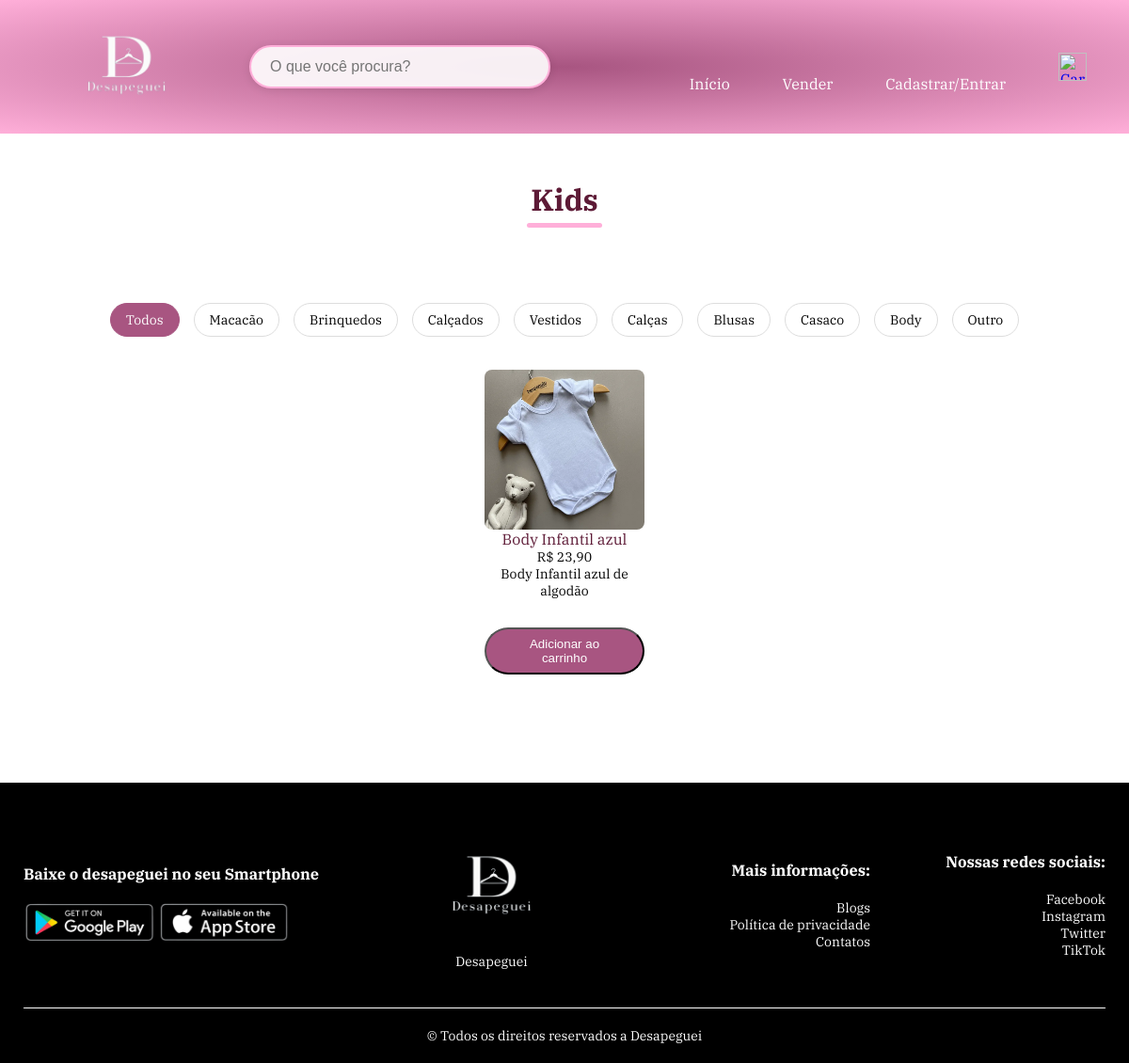
/categorias/kids.php, run on the app's committed database.
### tables this page shows
CREATE TABLE `anuncios` (
  `id` int(11) NOT NULL,
  `usuario_id` int(11) NOT NULL,
  `titulo` varchar(255) NOT NULL,
  `descricao` text NOT NULL,
  `estado` enum('novo','usado') NOT NULL,
  `categoria` varchar(50) NOT NULL,
  `preco` decimal(10,2) NOT NULL,
  `imagens` text DEFAULT NULL,
  `data_criacao` datetime DEFAULT current_timestamp(),
  `subcategoria` varchar(100) DEFAULT NULL
);

### categorias/kids.php (the view, shortened to what this page needs)
<?php
require_once __DIR__ . '/../php/conexao.php';
$categoria = 'kids';
$subcategoria = $_GET['subcategoria'] ?? '';
if ($subcategoria) {
    $stmt = $pdo->prepare("SELECT * FROM anuncios WHERE categoria = ? AND subcategoria = ?");
    $stmt->execute([$categoria, $subcategoria]);
} else {
    $stmt = $pdo->prepare("SELECT * FROM anuncios WHERE categoria = ?");
    $stmt->execute([$categoria]);
}
$anuncios = $stmt->fetchAll();
?>
<!DOCTYPE html>
<html lang="pt-br">
<head>
    <link rel="stylesheet" href="../assets/css/style.css" />
</head>
<body>
<div class="banner">
    <div class="container">
        <div class="navbar">
            <div class="logo">
                <a href="../index.php"><img src="../assets/img/logoTeste.png" alt="desapeguei" width="180"></a>
            </div>
            <form class="barra-pesquisa" action="../php/buscar.php" method="GET">
                    <input type="search" name="q" placeholder="O que você procura?">
            </form>
            <nav>
                <ul id="menuItens">
                    <li><a href="../index.php">Início</a></li>
                    <li><a href="../vender.php">Vender</a></li>
                    <?php if (isset($_SESSION['usuario'])): ?>
                        <li class="dropdown">
                            <a href="../php/minha_conta.php" class="dropbtn">Minha Conta</a>
                            <div class="dropdown-content">
                                <a href="../php/minha_loja.php">Minha Loja</a>
                                <a href="../php/logout.php">Sair</a>
                            </div>
                        </li>
                    <?php else: ?>
                        <li><a href="../cadastro.html">Cadastrar/Entrar</a></li>
                    <?php endif; ?>
                </ul>
            </nav>
            <a href="../php/carrinho.php" id="btnCarrinho">
                <img src="../assets/img/carrinho (2).png" alt="Carrinho" width="30px" height="30px">
            </a>
        </div>
    </div>
</div>
<div class="pagina-busca">
    <div class="container">
        <h1 class="titulo">Kids</h1>
        <div class="filtros">
            <a href="kids.php" class="btn-filtro <?= empty($_GET['subcategoria']) ? 'ativo' : '' ?>">Todos</a>
            <a href="kids.php?subcategoria=macacao" class="btn-filtro <?= ($_GET['subcategoria'] ?? '') === 'macacao' ? 'ativo' : '' ?>">Macacão</a>
            <a href="kids.php?subcategoria=brinquedos" class="btn-filtro <?= ($_GET['subcategoria'] ?? '') === 'brinquedos' ? 'ativo' : '' ?>">Brinquedos</a>
            <a href="kids.php?subcategoria=calcados_infantis" class="btn-filtro <?= ($_GET['subcategoria'] ?? '') === 'calcados_infantis' ? 'ativo' : '' ?>">Calçados</a>
            <a href="kids.php?subcategoria=vestido" class="btn-filtro <?= ($_GET['subcategoria'] ?? '') === 'vestido' ? 'ativo' : '' ?>">Vestidos</a>
            <a href="kids.php?subcategoria=calca" class="btn-filtro <?= ($_GET['subcategoria'] ?? '') === 'calca' ? 'ativo' : '' ?>">Calças</a>
            <a href="kids.php?subcategoria=blusa" class="btn-filtro <?= ($_GET['subcategoria'] ?? '') === 'blusa' ? 'ativo' : '' ?>">Blusas</a>
            <a href="kids.php?subcategoria=casaco" class="btn-filtro <?= ($_GET['subcategoria'] ?? '') === 'casaco' ? 'ativo' : '' ?>">Casaco</a>
            <a href="kids.php?subcategoria=body" class="btn-filtro <?= ($_GET['subcategoria'] ?? '') === 'body' ? 'ativo' : '' ?>">Body</a>
            <a href="kids.php?subcategoria=outro" class="btn-filtro <?= ($_GET['subcategoria'] ?? '') === 'outro' ? 'ativo' : '' ?>">Outro</a>
        </div>
        <div class="linha produtos-container">
            <?php if (count($anuncios) > 0): ?>
                <?php foreach ($anuncios as $anuncio): ?>
                    <?php
                        $imagens = explode(',', $anuncio['imagens']);
                        $imagem_principal = $imagens[0] ?? 'placeholder.png';
                    ?>
                    <div class="col-4 produto" onclick="window.location.href='../php/produto.php?id=<?= $anuncio['id'] ?>'">
                        <div class="produto-conteudo">
                            <img src="../uploads/<?= htmlspecialchars($imagem_principal) ?>" alt="<?= htmlspecialchars($anuncio['titulo']) ?>">
                            <h4><?= htmlspecialchars($anuncio['titulo']) ?></h4>
                            <p>R$ <?= number_format($anuncio['preco'], 2, ',', '.') ?></p>
                            <p><?= htmlspecialchars($anuncio['descricao']) ?></p>
                        </div>
                        <form action="../php/adicionar_carrinho.php" method="POST" class="form-adicionar" onclick="event.stopPropagation();">
                            <button type="submit" class="btn btn-adicionar-carrinho">Adicionar ao carrinho</button>
                        </form>
                    </div>
                <?php endforeach; ?>
            <?php endif; ?>
        </div>
    </div>
</div>
<footer class="rodape">
    <div class="container">
        <div class="linha">
            <div class="rodape-col-1">
                <h3>Baixe o desapeguei no seu Smartphone</h3>
                <div class="app-logo">
                    <img src="../assets/img/google.png" alt="">
                    <img src="../assets/img/apple.png" alt="">
                </div>
            </div>
            <div class="rodape-col-2">
                <img src="../assets/img/logoTeste.png" alt="">
                <p>Desapeguei</p>
            </div>
            <div class="rodape-col-3">
                <h3>Mais informações:</h3>
                <ul>
                    <li>Blogs</li>
                    <li>Política de privacidade</li>
                    <li>Contatos</li>
                </ul>
            </div>
            <div class="rodape-col-4">
                <h3>Nossas redes sociais:
</h3>
                <ul>
                    <li>Facebook</li>
                    <li>Instagram</li>
                    <li>Twitter</li>
                    <li>TikTok</li>
                </ul>
            </div>
        </div>
        <hr>
        <p class="direitos"> &#169; Todos os direitos reservados a Desapeguei </p>
    </div>
</footer>
</body>
</html>

### assets/css/style.css (style rules this page uses)
* { margin: 0; padding: 0; box-sizing: border-box; }
:root { --cor-padrao: #ffafd9; --cor-padrao-hover: #A85581; --cor-fonte: #fff; --cor-fonte-p: #555; --cor-btn: #A85581; --cor-btn-hover: #412c2c; --cor-btn-fonte: #000; --cor-fonte-corpo: #5D1A36; --cor-fonte-corpo-leve: #777; }
body { font-family: 'IBM Plex Serif', serif; }
.banner { background: radial-gradient(var(--cor-padrao-hover), var(--cor-padrao)); }
.container { max-width: 1300px; margin: auto; padding-right: 25px; padding-left: 25px; }
.navbar { display: flex; align-items: center; padding: 20px; }
nav { flex: 1; text-align: right; }
nav ul { display: inline-block; list-style-type: none; }
nav ul li { display: inline-block; margin-right: 20px; }
nav ul li a { text-decoration: none; color: var(--cor-fonte); }
.linha { display: flex; align-items: center; flex-wrap: wrap; justify-content: space-around; }
.btn { text-decoration: none; color: var(--cor-fonte); background: var(--cor-btn); padding:8px 30px; margin: 30px 0; border-radius: 30px; transition: background 0.6s; }
.navbar { display: flex; align-items: center; justify-content: space-between; flex-wrap: wrap; padding: 20px; gap: 20px; }
.logo { flex: 1; }
.logo img { width: 180px; transition: transform 0.3s ease; }
.barra-pesquisa { position: relative; flex: 2; max-width: 600px; margin: 0 20px; }
.barra-pesquisa input[type="search"] { width: 100%; padding: 12px 45px 12px 20px; border: 2px solid var(--cor-padrao); border-radius: 30px; font-size: 16px; background: rgba(255,255,255,0.9); transition: all 0.3s; box-shadow: 0 2px 10px rgba(0,0,0,0.1); }
nav { flex: 3; text-align: right; }
nav ul { display: inline-block; list-style: none; }
nav ul li { position: relative; transition: all 0.3s ease; }
nav ul li a { position: relative; padding: 8px 16px; transition: all 0.3s ease; display: inline-block; }
nav ul li a::after { content: ''; position: absolute; bottom: -5px; left: 50%; transform: translateX(-50%); width: 0; height: 2px; background-color: var(--cor-fonte); transition: width 0.3s ease, background-color 0.3s ease; }
.col-4 { flex-basis: 25%; max-width: 200px; padding: 10px; margin-bottom: 50px; transition : transform 0.3s; }
.col-4 img { width: 170px; height: 170px; width: 100%; display: block; object-fit: cover; margin: 0 auto; border-radius: 8px; object-position: center; }
.titulo { position: relative; line-height: 60px; margin: 0 auto 80px; text-align: center; color: var(--cor-fonte-corpo); }
.titulo::after { content: ''; background-color: var(--cor-padrao); width: 80px; height: 5px; border-radius: 5px; position: absolute; bottom: 0; left: 50%; transform: translateX(-50%); }
h4 { color: var(--cor-fonte-corpo); font-weight: normal; }
.col-4 p { font-size: 14px; }
.rodape { background: var(--cor-btn-fonte); color: var(--cor-fonte); padding: 60px 0 20px; font-size: 14px; }
.rodape h3 { color: var(--cor-fonte); margin-bottom: 20px; }
.rodape-col-1,.rodape-col-2 ,.rodape-col-3, .rodape-col-4 { min-width: 250px; margin-bottom: 20px; }
.rodape-col-1 { flex-basis: 30% }
.rodape-col-2 { flex: 1; text-align: center; }
.rodape-col-2 img { width: 180px; margin-bottom: 20px; }
.rodape-col-3, .rodape-col-4 { flex-basis: 12%; text-align: right; }
ul { list-style-type: none; }
.app-logo { margin-top: 20px; }
.app-logo img { width: 140px; }
.rodape hr { border: none; height: 1px; background: var(--cor-fonte); margin: 20px 0; }
.direitos { text-align: center; }
.filtros { display: flex; justify-content: center; gap: 15px; margin: 20px 0; }
.btn-filtro { text-decoration: none; padding: 8px 15px; background: white; border: 1px solid var(--cor-padrao-hover); border-radius: 20px; cursor: pointer; }
.produto { text-align: center; margin-bottom: 30px; padding: 15px; border-radius: 10px; transition: all 0.3s; }
.pagina-busca { padding: 40px 0; min-height: 60vh; }
.btn-filtro { padding: 8px 16px; border: 1px solid #ddd; border-radius: 20px; background: white; color: var(--cor-btn-fonte); cursor: pointer; transition: all 0.3s; font-size: 14px; }
.btn-filtro:hover, .btn-filtro.ativo { background: var(--cor-btn); color: white; border-color: var(--cor-btn); }

### data on the page
anuncios: imagens (picture), titulo "Body Infantil azul", preco "23,90", descricao "Body Infantil azul de algodão"
